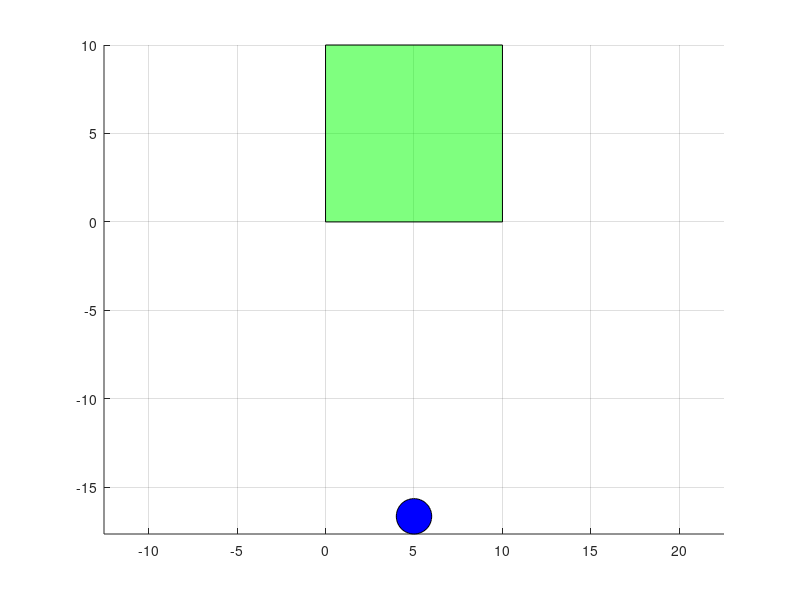
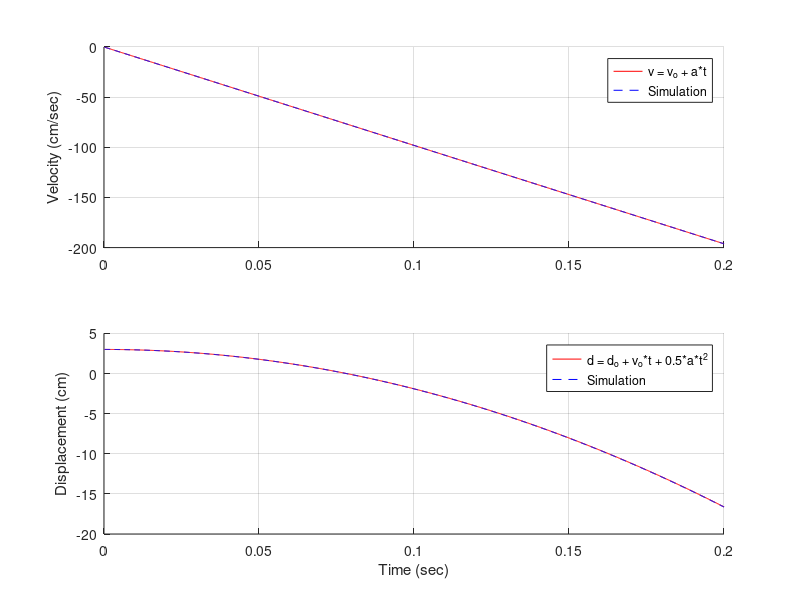

The MATLAB source for these figures, in order: (Note: this script raises an error after producing the figures.)
%--------------------------------------------
% Developer: Seung Jae Lee
% Institution: Florida Interantional University
% Date: 2/8/2021
% Abstract: A super simple DEM code in 2D
%           This is the very first code to simulate dropping a ball
% Unit: cm, g, N
%--------------------------------------------

clc
clear
close all

%--------------------------------------------
% Global variables
%--------------------------------------------
grav_acc        = -981;          % 981 cm/s^2

% user-input
sim_duration    = 0.2;          % unit: second
density         = 0.1;          % 0.1 g/cm^3 

% time integrator
time_intgr      = 0;            % 0: Euler explicit / 1: Central difference
%--------------------------------------------
% Define balls (particles)
%--------------------------------------------
b = struct();

% first ball
b(1).r  = 1;
b(1).m  = 4/3*pi*b(1).r*b(1).r*b(1).r*density;
b(1).cx = 5;    % center x
b(1).cz = 3;    % center z
b(1).vx = 0;    % velocity x (change this for initial velocity)
b(1).vz = 0;    % velocity z (change this for initial velocity) / Try different initial velocity, e.g., 50
b(1).fx = 0;    % force x
b(1).fz = 0;    % force z

% second ball, third ball ... (likewise)


% compute the simulation step
min_r   = min(b(:).r);      % minimum ball size (radius)
% Try dt = 2e-2 to see how much (i) simulation gets faster and (ii) the accuracy gets worse.
dt      = 2e-4;             % time step size (unit: seconds); 
sim_steps = ceil(sim_duration / dt);

% for theoretical check
time = dt*[1:sim_steps];
theoretical_vz = b(1).vz + grav_acc*time;
theoretical_cz = b(1).cz + b(1).vz*time + 0.5*grav_acc*time.^2;

%--------------------------------------------
% Initial plot
%--------------------------------------------
% draw boundary
bndX = [0,0,10,10]; 
bndZ = [0,10,10,0];
patch(bndX,bndZ,'g','FaceAlpha',0.5);
grid on;
axis square equal;
hold on;

% draw balls (circles)
Xcircle=cos([0:0.1:2*pi]);
Zcircle=sin([0:0.1:2*pi]);
GM(1) = patch (b(1).cx+b(1).r*Xcircle, b(1).cz+b(1).r*Zcircle,'b','FaceAlpha',1);    
%--------------------------------------------
% Time integration (simulation)
%--------------------------------------------
Nb = length(b);
array_vz    = zeros(1,sim_steps); % array of b(1).vz
array_cz    = zeros(1,sim_steps); % array of b(1).cz

for i=1:sim_steps

    %--------------------------------------------
    % particle force update
    %--------------------------------------------
    % global force update
    b(1).fz = b(1).m * grav_acc;
    
    %--------------------------------------------
    % particle motion update
    %--------------------------------------------
    b(1).vz = b(1).vz + b(1).fz/b(1).m*dt;
    if (i==1 && time_intgr==1) b(1).vz = b(1).vz/2; end   % central difference integration    
    b(1).cz = b(1).cz + b(1).vz*dt;
    array_vz(i) = b(1).vz;
    array_cz(i) = b(1).cz;
    
    %--------------------------------------------
    % update display 
    %--------------------------------------------
    set(GM(1),'XData',b(1).cx+b(1).r*Xcircle, 'YData', b(1).cz+b(1).r*Zcircle);
    drawnow
%     % getframe() below will make ths simulation much slower.
%     ani_frames(i) = getframe(gcf);
end
%--------------------------------------------
% compare with the theoretical solution
%--------------------------------------------
figure;  
subplot(2,1,1)
hold on
grid on
plot(time,theoretical_vz,'r')
plot(time,array_vz,'b--')
ylabel('Velocity (cm/sec)')
legend('v = v_o + a*t','Simulation')

subplot(2,1,2)
hold on
grid on
plot(time,theoretical_cz,'r')
plot(time,array_cz,'b--')
xlabel('Time (sec)')
ylabel('Displacement (cm)')
legend('d = d_o + v_o*t + 0.5*a*t^{2}','Simulation')

sgtitle('Comparison with Theoretical Solutions')

% %--------------------------------------------
% % Optional recording of the simulation 
% %--------------------------------------------
% writerObj = VideoWriter('Code01_DroppingBall.m');
% writerObj.FrameRate = 60;
% writerObj.Quality = 100;
% 
% % open the video writer
% open(writerObj);
% % write the frames to the video
% for i=1:length(ani_frames)
%     % convert the image to a frame
%     frame = ani_frames(i) ;    
%     writeVideo(writerObj, frame);
% end
% % close the writer object
% close(writerObj);